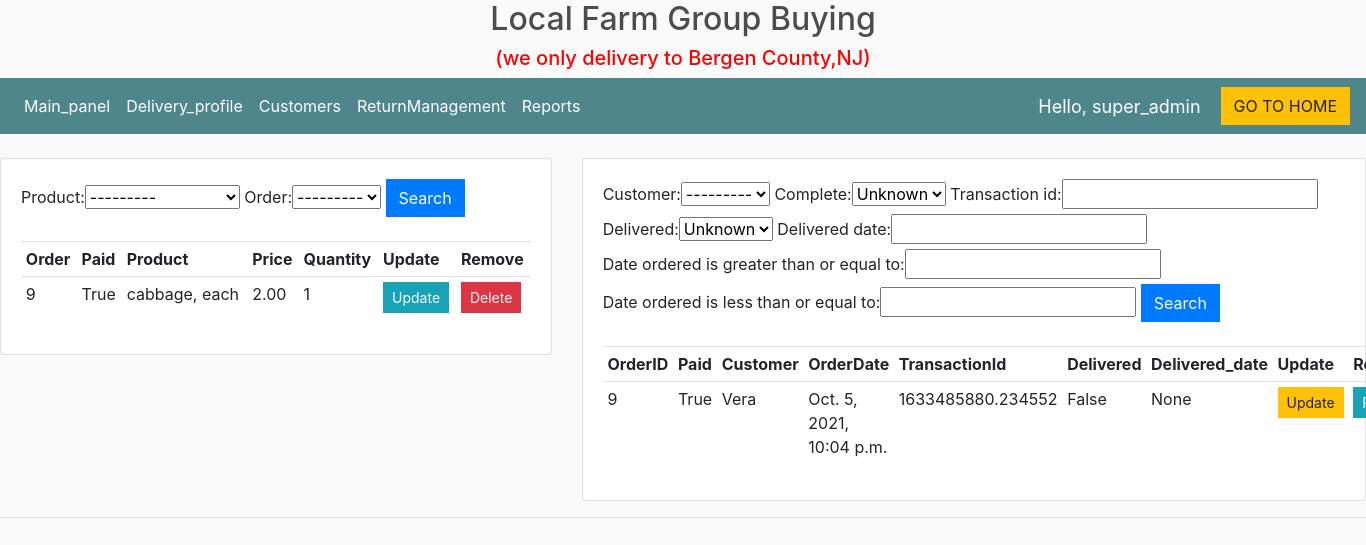
The page /dashboard/ (signed in) on the database its author committed.
### store/models.py (models this page shows, shortened)
class OrderItem(models.Model):
	product = models.ForeignKey(Product, on_delete=models.SET_NULL, null=True)
	order = models.ForeignKey(Order,  on_delete=models.SET_NULL, null=True)
	quantity = models.IntegerField(default=0, null=True, blank=True)

class Order(models.Model):
	customer = models.ForeignKey(Customer, on_delete=models.SET_NULL, null=True, blank=True)
	date_ordered = models.DateTimeField(max_length=100, null=True)
	complete = models.BooleanField(default=False)
	transaction_id = models.CharField(max_length=100, null=True)
	delivered = models.BooleanField(default=False)
	delivered_date = models.DateField(max_length=100, null=True,blank=True)
	def __str__(self):
		return str(self.id)

class Product(models.Model):
	CATEGORY = (
		('Vegetables', 'Vegetables'),
		('Fruits', 'Fruits'),
		('Eggs', 'Eggs'),
	)
	name = models.CharField(max_length=200)
	category = models.CharField(max_length=200, null=True, choices=CATEGORY)
	price = models.FloatField()
	describe = models.CharField(max_length=1000)
	image = models.ImageField(null=True, blank=True)
	def __str__(self):
		return self.name

class Customer(models.Model):
    user = models.OneToOneField(User, null=True, blank=True, on_delete=models.CASCADE)
    name = models.CharField(max_length=200, null=True)
    email = models.EmailField(max_length=200)
    phone = models.CharField(max_length=200)
    profile_pic = models.ImageField(default='touxiang.png', null=True, blank=True)
    def __str__(self):
        return self.name

### store/decorators.py (the view)
   def wrapper_function(request, *args, **kwargs):
      group = None
      if request.user.groups.exists():
         group = request.user.groups.all()[0].name
      if group == 'customer':
         return redirect('customer')
      if group == 'admin':
         return view_func(request, *args, **kwargs)

### store/views.py (called while the page is built)
@login_required(login_url='login')
@admin_only
def dashboard(request):
	items = OrderItem.objects.select_related('product', 'order')
	myFilter1 = OrderFilter(request.GET, queryset=items)
	items = myFilter1.qs
	orders = Order.objects.all()
	myFilter = OrderMatchFilter(request.GET, queryset=orders)
	orders = myFilter.qs
	context = { 'items': items, 'myFilter1': myFilter1, 'orders': orders, 'myFilter': myFilter}
	return render(request, 'store/dashboard.html', context)

### store/templates/store/dashboard.html
{%  extends 'store/maindashboard.html' %}
{% load static %}
{% block content %}
<br>
<div class="row">
	<div class="col-5">
		<div class="card card-body">
			<form method="get">
				{{myFilter1.form}}
		    <button class="btn btn-primary" type="submit">Search</button>
		  </form>
<br>
			<table class="table table-sm">
				<tr>
					<th>Order</th>
					<th>Paid</th>
					<th>Product</th>
					<th>Price</th>
					<th>Quantity</th>
                    <th>Update</th>
					<th>Remove</th>
				</tr>
				{% for i in items %}
				    <tr>
						<td>{{i.order.id}}</td>
						<td>{{i.order.complete}}</td>
                        <td>{{i.product}}</td>
						<td>{{i.product.price|floatformat:2}}</td>
                        <td>{{i.quantity}}</td>
						<td><a class="btn btn-sm btn-info" href="{% url 'updateorder' i.id %}">Update</a></td>
						<td><a class="btn btn-sm btn-danger" href="{% url 'deleteorder' i.id %}">Delete</a></td>
					</tr>
				{% endfor %}
            </table>
		</div>
    </div>
	<div class="col-7">
		<div class="card card-body">
			<form method="get">
				{{myFilter.form}}
		    <button class="btn btn-primary" type="submit">Search</button>
		  </form>
<br>
			<table class="table table-sm">
				<tr>
					<th>OrderID</th>
					<th>Paid</th>
					<th>Customer</th>
					<th>OrderDate</th>
					<th>TransactionId</th>
					<th>Delivered</th>
					<th>Delivered_date</th>
					<th>Update</th>
					<th>Receipt</th>
				</tr>
				{% for o in orders %}
				    <tr>
						<td>{{o.id}}</td>
						<td>{{o.complete}}</td>
						<td>{{o.customer}}</td>
						<td>{{o.date_ordered}}</td>
						<td>{{o.transaction_id}}</td>
						<td>{{o.delivered}}</td>
						<td>{{o.delivered_date}}</td>
						<td><a class="btn btn-sm btn-warning" href="{% url 'status' o.id %}">Update</a></td>
						<td><a class="btn btn-sm btn-info" href="{% url 'receipt' o.id %}">Receipt</a></td>
					</tr>
				{% endfor %}
            </table>
		</div>
    </div>
</div>
{% endblock %}

### store/templates/store/maindashboard.html (shortened to what this page needs)
{% load static %}
<!DOCTYPE html>
<html>
<head>
	<link rel="stylesheet" href="https://stackpath.bootstrapcdn.com/bootstrap/4.4.1/css/bootstrap.min.css">
	<link rel="stylesheet" type="text/css" href="{% static 'css/main.css' %}">
</head>
<body>
     <h2 style="text-align:center">Local Farm Group Buying</h2>
     <h5 align="center" style="color:red">(we only delivery to Bergen County,NJ)</h5>
{% include 'store/navbardashboard.html' %}
{% block content%}
{% endblock %}
<hr>
</body>
</html>

### store/templates/store/navbardashboard.html (shortened to what this page needs)
{% load static %}
<nav class="navbar navbar-expand-lg navbar-dark bg-dark">
    <div class="collapse navbar-collapse" id="navbarSupportedContent">
	    <ul class="navbar-nav mr-auto">
	      <li class="nav-item active">
	        <a class="nav-link" href="{% url 'dashboard' %}">Main_panel </a>
	      </li>
			<li class="nav-item active">
	        <a class="nav-link" href="{% url 'delivery' %}">Delivery_profile</a>
			</li>
			<li class="nav-item active">
	        <a class="nav-link" href="{% url 'customer_info' %}">Customers</a>
			</li>
			<li class="nav-item active">
	        <a class="nav-link" href="{% url 'ReturnManagement' %}">ReturnManagement</a>
			</li>
		 {% if request.user.is_superuser%}
	      <li class="nav-item active">
	        <a class="nav-link" href="{% url 'reports' %}">Reports</a>
	      </li>
			{% endif %}
	    </ul>
	     	<span class="hello-msg">Hello, {{request.user}}</span>
	    <div class="form-inline my-2 my-lg-0">
	     	<a href="{% url 'homein' %}"class="btn btn-warning">GO TO HOME</a>
	    </div>
       </div>
	 </nav>

### static/css/main.css (style rules this page uses)
body { background-color: hsl(0, 0%, 98%); }
h1,h2,h3,h4,h5,h6 { color:hsl(0, 0%, 30%); }
.bg-dark { background-color: #4f868c!important; }
.btn { border-radius: 0; }

### store/templates/store/navbardashboard.html (style rules this page uses)
.hello-msg { font-size: 18px; color: #fff; margin-right: 20px; }

### rows shown on the page
OrderItem: order.id "9", order.complete "True", product "cabbage, each", product.price "2.00", quantity "1"
Order: id "9", complete "True", customer "Vera", date_ordered "Oct. 5, 2021, 10:04 p.m.", transaction_id "1633485880.234552", delivered "False", delivered_date "None"

### other values the page prints
{{ request.user }} "super_admin"
